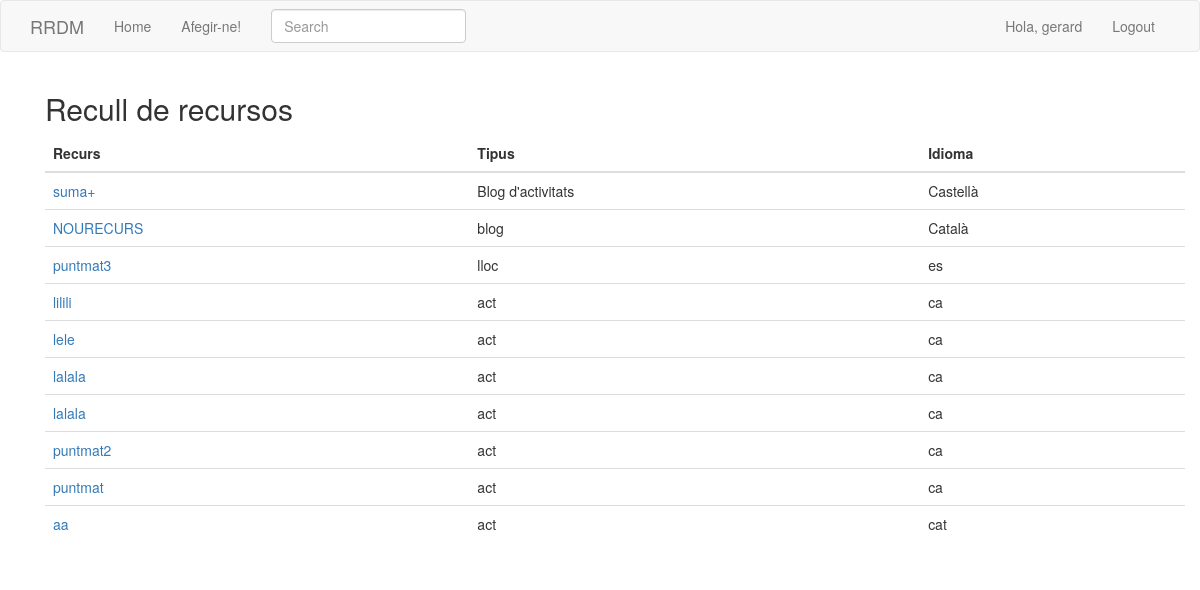
The app's page /index (signed in) with its own data.
### app/models.py (models this page shows, shortened)
class User(UserMixin, db.Model):
    id = db.Column(db.Integer, primary_key=True)
    username = db.Column(db.String(64), index=True, unique=True)
    email = db.Column(db.String(120), index=True, unique=True)
    password_hash = db.Column(db.String(128))
    resources = db.relationship('Resource', backref='author', lazy='dynamic')
    about_me = db.Column(db.String(140))
    last_seen = db.Column(db.DateTime, default=datetime.utcnow)
    followed = db.relationship(
        'User', secondary=followers,
        primaryjoin=(followers.c.follower_id == id),
        secondaryjoin=(followers.c.followed_id == id),
        backref=db.backref('followers', lazy='dynamic'), lazy='dynamic')
    def followed_resources(self):
        followed = Resource.query.join(
            followers, (followers.c.followed_id == Resource.user_id)).filter(followers.c.follower_id == self.id)
        own = Resource.query.filter_by(user_id=self.id)
        return followed.union(own).order_by(Resource.timestamp.desc())

class SearchableMixin(object):
    @classmethod
    def before_commit(cls, session):
        session._changes = {
            'add': list(session.new),
            'update': list(session.dirty),
            'delete': list(session.deleted)
        }
    @classmethod
    def after_commit(cls, session):
        for obj in session._changes['add']:
            if isinstance(obj, SearchableMixin):
                add_to_index(obj.__tablename__, obj)
        for obj in session._changes['update']:
            if isinstance(obj, SearchableMixin):
                add_to_index(obj.__tablename__, obj)
        for obj in session._changes['delete']:
            if isinstance(obj, SearchableMixin):
                remove_from_index(obj.__tablename__, obj)
        session._changes = None

class Resource(SearchableMixin, db.Model):
    __searchable__ = ['descripcio', 'nom', 'user_id', 'idioma', 'tipus']
    id = db.Column(db.Integer, primary_key=True)
    nom = db.Column(db.String(50))
    tipus = db.Column(db.String(50))
    idioma = db.Column(db.String(50))
    descripcio = db.Column(db.String(140))
    link = db.Column(db.String(140))
    user_id = db.Column(db.Integer, db.ForeignKey('user.id'))
    timestamp = db.Column(db.DateTime, index=True, default=datetime.utcnow)

### app/main/routes.py (the view)
@bp.route('/', methods=['GET', 'POST'])
@bp.route('/index', methods=['GET', 'POST'])
@login_required
def index():
    resources = current_user.followed_resources()
    return render_template('index.html', title=_('Home'), resources=resources)

### app/main/forms.py
class SearchForm(FlaskForm):
    q = StringField(_l('Search'), validators=[DataRequired()])
    def __init__(self, *args, **kwargs):
        if 'formdata' not in kwargs:
            kwargs['formdata'] = request.args
        if 'csrf_enabled' not in kwargs:
            kwargs['csrf_enabled'] = False
        super(SearchForm, self).__init__(*args, **kwargs)

### app/main/routes.py (called while the page is built)
@bp.before_app_request
def before_request():
    if current_user.is_authenticated:
        current_user.last_seen = datetime.utcnow()
        db.session.commit()
        g.search_form = SearchForm()
    g.locale = str(get_locale())

### app/models.py (called while the page is built)
@login.user_loader
def load_user(id):
    return User.query.get(int(id))

### app/templates/index.html
{% extends "base.html" %}
{% import 'bootstrap/wtf.html' as wtf %}
{% block app_content %}
    <div class="container">
    <h2>Recull de recursos</h2>
    <table class="table table-hover">
        <thead>
        <tr>
            <th>Recurs</th>
            <th>Tipus</th>
            <th>Idioma</th>
        </tr>
        </thead>
        <tbody>
        {% for recurs in resources %}
        {% include '_recurs.html' %}
        {% endfor %}
        </tbody>
    </table>
    </div>
{% endblock %}

### app/templates/base.html (shortened to what this page needs)
{% extends 'bootstrap/base.html' %}
{% block navbar %}
    <nav class="navbar navbar-default">
        <div class="container">
            <div class="navbar-header">
                <a class="navbar-brand" href="{{ url_for('main.index') }}">RRDM</a>
            </div>
            <div class="collapse navbar-collapse" id="bs-example-navbar-collapse-1">
                <ul class="nav navbar-nav">
                    <li><a href="{{ url_for('main.index') }}">{{ _('Home') }}</a></li>
                    <li><a href="{{ url_for('main.add') }}">{{ _('Afegir-ne!') }}</a></li>
                </ul>
                {% if g.search_form %}
                <form class="navbar-form navbar-left" method="get" action="{{ url_for('main.search') }}">
                    <div class="form-group">
                        {{ g.search_form.q(size=20, class='form-control', placeholder=g.search_form.q.label.text) }}
                    </div>
                </form>
                {% endif %}
                <ul class="nav navbar-nav navbar-right">
                    {% if current_user.is_anonymous %}
                    <li><a href="{{ url_for('auth.login') }}">{{ _('Login') }}</a></li>
                    {% else %}
                    <li><a href="{{ url_for('main.user', username=current_user.username) }}">Hola, {{ current_user.username }}</a></li>
                    <li><a href="{{ url_for('auth.logout') }}">{{ _('Logout') }}</a></li>
                    {% endif %}
                </ul>
            </div>
        </div>
    </nav>
{% endblock %}
{% block content %}
    <div class="container">
        {% block app_content %}{% endblock %}
    </div>
{% endblock %}

### app/templates/_recurs.html
<tr>
    <td><a href="{{ recurs.link }}">{{ recurs.nom }}</a></td>
    <td>{{ recurs.tipus }}</td>
    <td>{{ recurs.idioma }}</td>
</tr>

### records on screen
User: username "gerard"
Resource: nom "suma+", tipus "Blog d'activitats", idioma "Castellà"
Resource: nom "NOURECURS", tipus "blog", idioma "Català"
Resource: nom "puntmat3", tipus "lloc", idioma "es"
Resource: nom "lilili", tipus "act", idioma "ca"
Resource: nom "lele", tipus "act", idioma "ca"
Resource: nom "lalala", tipus "act", idioma "ca"
Resource: nom "lalala", tipus "act", idioma "ca"
Resource: nom "puntmat2", tipus "act", idioma "ca"
Resource: nom "puntmat", tipus "act", idioma "ca"
Resource: nom "aa", tipus "act", idioma "cat"
